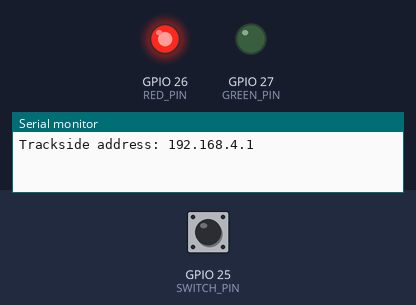
A sketch run on a simulated ESP32. Parts: output pins drawn as LEDs (lit = HIGH), the last lines printed to the serial monitor. The inputs (shaded band) are chosen by the test bench; at power-on: GPIO 25 (SWITCH_PIN) HIGH.

Above: at 1.2 s.
1.3 s: GPIO 25 (SWITCH_PIN) pulled LOW for 0.15 s
At 2.4 s:
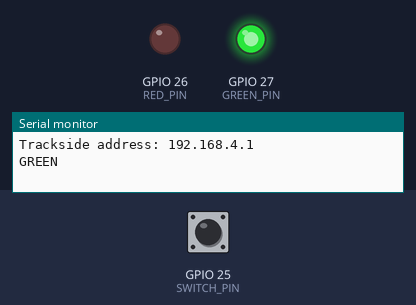
2.9 s: GPIO 25 (SWITCH_PIN) pulled LOW for 1 s
At 3.6 s:
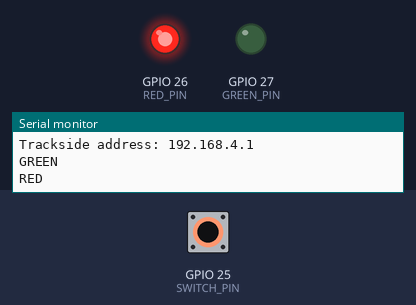
5.4 s: GPIO 25 (SWITCH_PIN) pulled LOW for 3.2 s
At 6.7 s:
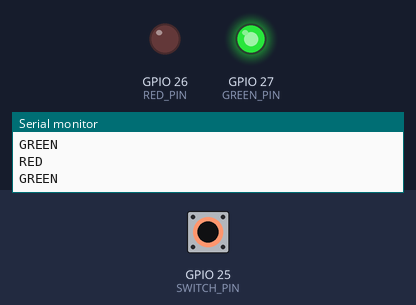
Timing chart, 0 to 8.4 s (numbered marks = the images above; inputs shaded):
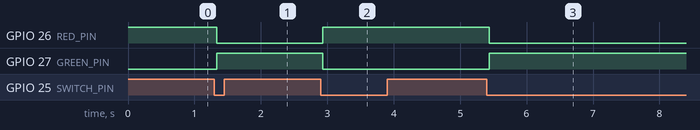

Measured:
- after the input at 1.3 s, GPIO 26 (RED_PIN): HIGH → LOW at once; GPIO 27 (GREEN_PIN): LOW → HIGH at once
- after the input at 2.9 s, GPIO 26 (RED_PIN): LOW → HIGH at once; GPIO 27 (GREEN_PIN): HIGH → LOW at once
- after the input at 5.4 s, GPIO 26 (RED_PIN): HIGH → LOW at once; GPIO 27 (GREEN_PIN): LOW → HIGH at once

The sketch:

model_rail_trackside.ino
```cpp
#include <WiFi.h>
#include <WiFiUdp.h>

constexpr char NETWORK[] = "Atlas-Model-Rail";
constexpr char PASSWORD[] = "AtlasRailLab84";
constexpr uint16_t PORT = 4210;
constexpr byte SWITCH_PIN = 25, RED_PIN = 26, GREEN_PIN = 27;
WiFiUDP radio;
bool red = true;
bool previousRaw = HIGH, stable = HIGH;
unsigned long changedAt = 0;

void showMast() {
  digitalWrite(RED_PIN, red);
  digitalWrite(GREEN_PIN, !red);
}
void setup() {
  Serial.begin(115200);
  pinMode(SWITCH_PIN, INPUT_PULLUP);
  pinMode(RED_PIN, OUTPUT);
  pinMode(GREEN_PIN, OUTPUT);
  showMast();
  WiFi.mode(WIFI_AP);
  if (WiFi.softAP(NETWORK, PASSWORD) && radio.begin(PORT)) {
    Serial.print("Trackside address: ");
    Serial.println(WiFi.softAPIP());
  } else {
    Serial.println("Network startup failed. Check power and restart.");
  }
}
void loop() {
  const bool raw = digitalRead(SWITCH_PIN);
  if (raw != previousRaw) {
    previousRaw = raw;
    changedAt = millis();
  }
  if (raw != stable && millis() - changedAt >= 35) {
    stable = raw;
    if (stable == LOW) {
      red = !red;
      showMast();
      Serial.println(red ? "RED" : "GREEN");
    }
  }
  const int packetSize = radio.parsePacket();
  if (packetSize != 5) {
    if (packetSize > 0) radio.flush();
    return;
  }
  uint8_t packet[6];
  if (radio.read(packet, 5) != 5 || packet[0] != 'Q') return;
  packet[0] = 'A';
  packet[5] = red ? 'R' : 'G';
  if (radio.beginPacket(radio.remoteIP(), radio.remotePort())) {
    radio.write(packet, sizeof(packet));
    radio.endPacket();
  }
}
```
